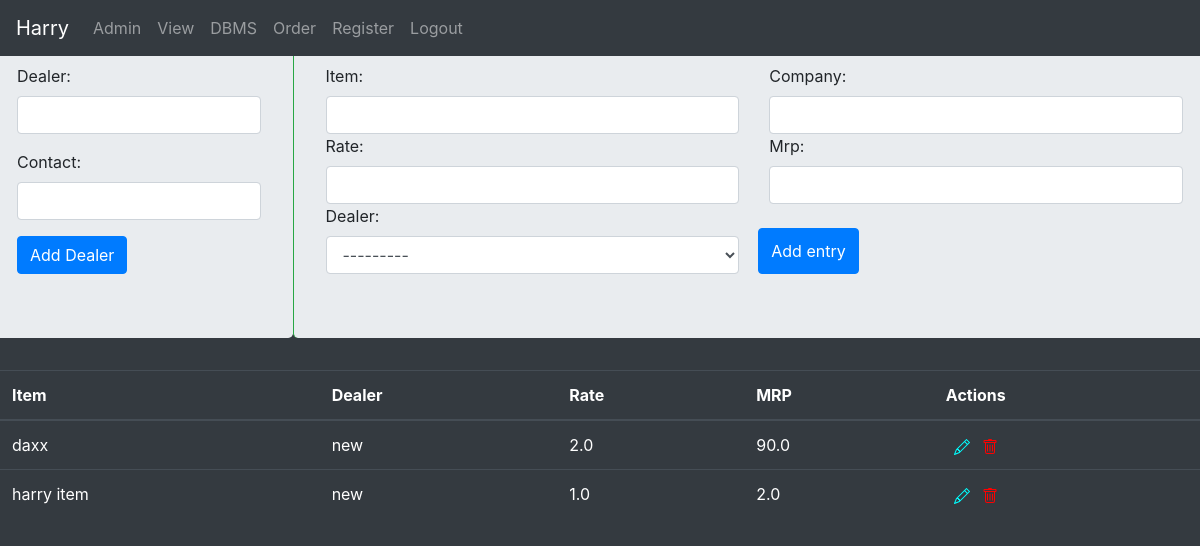
The page /harry/dbms/ (signed in) on the database its author committed.
### basicapp/models.py (models this page shows, shortened)
class UserDealers(models.Model):
    owner = models.ForeignKey(User, on_delete=models.CASCADE)
    dealer=models.CharField(max_length=200)
    contact = models.TextField(max_length=100, blank=True)
    def __str__(self):
        return self.dealer

class UserStock(models.Model):
    owner = models.ForeignKey(User, on_delete=models.CASCADE, default=None)
    dealer = models.ForeignKey(UserDealers, on_delete=models.CASCADE)
    item=models.CharField(max_length=200)
    company = models.CharField(max_length=200, blank=True, default=None)
    rate=models.FloatField(blank=True, default=None)
    mrp = models.FloatField(blank=True, default=None)

### basicapp/views.py (the view, shortened to what this page needs)
# urls.py: path('dbms/', views.dbms.as_view(), name='dbms'),
class dbms(View):
    def get(self,request,*args,**kwargs):
        if request.user.is_authenticated:
            entry_form = EntryForm(request.user, request.POST)
            dealer_form = DealerForm()
            itemlist=UserStock.objects.filter(owner__username=request.user.username).order_by('dealer','item')
            return render(request, 'basicapp/dbms.html', {'entry_form': entry_form, 'dealer_form': dealer_form,'records':itemlist})
        else:
            return render(request, 'basicapp/login.html')

### basicapp/forms.py
class EntryForm(forms.ModelForm):
    def __init__(self,user,*args, **kwargs):
        super().__init__(*args, **kwargs)
        self.fields['dealer'].queryset = UserDealers.objects.filter(owner=user)
    class Meta():
        model=UserStock
        fields = ('item', 'company', 'rate', 'mrp', 'dealer')
        widgets={
            'item': forms.TextInput(attrs={'class': 'form-control'}),
            'dealer': forms.Select(attrs={'class': 'form-control'}),
            'company': forms.TextInput(attrs={'class': 'form-control'}),
            'rate': forms.NumberInput(attrs={'class': 'form-control'}),
            'mrp': forms.NumberInput(attrs={'class': 'form-control'}),
        }

class DealerForm(forms.ModelForm):
    dealer = forms.CharField(max_length=200,widget=forms.TextInput(attrs={'class': 'form-control'}))
    contact = forms.CharField(widget=forms.TextInput(attrs={'class': 'form-control'}))
    class Meta():
        model=UserDealers
        fields=('dealer','contact')

### templates/basicapp/dbms.html (shortened to what this page needs)
{% extends 'basicapp/base.html' %}
{% block bodyblock %}
<div class="row">
<div class="col-lg-3 jumbotron">
    <form method="post" enctype="multipart/form-data">
        {{dealer_form.as_p}}
        <input type="submit" class="btn btn-primary" name="add_d" value="Add Dealer">
    </form>
</div>
<div class="jumbotron col-lg-9 border-success border-left">
    <form method="post" enctype="multipart/form-data">
        <div class="row">
        {% for field in entry_form %}
        <div class="col-lg-6">
            {{ field.label_tag }}{{ field }}
        </div>
        {% endfor %}
        <input type="submit" class="btn btn-primary mt-4 ml-1" name="add_e" value="Add entry">
        </div>
    </form>
</div></div>
{% if records %}
<div class="table-responsive-lg">
    <table class="table table-dark">
        <thead class="thread-dark">
            <th>Item</th>
            <th>Dealer</th>
            <th>Rate</th>
            <th>MRP</th>
            <th>Actions</th>
        </thead>
        {% for row in records %}
        <tr>
            <td>{{row.item}}</td>
            <td>{{row.dealer}}</td>
            <td>{{row.rate}}</td>
            <td>{{row.mrp}}</td>
            <td><a href="/edit/{{ row.id }}" class="p-2">
                </a>  <a href="/delete/{{ row.id }}"></a></td>
        </tr>
        {% endfor %}
    </table>
</div>
{% else %}
<h1>No Records Found!</h1>
{% endif %}
{% endblock bodyblock %}

### rows shown on the page
UserDealers: entry_form "---------"
UserStock: item "daxx", dealer "new", rate "2.0", mrp "90.0"
UserStock: item "harry item", dealer "new", rate "1.0", mrp "2.0"

### other values the page prints
{{ field.label_tag }} "Item:" "Company:" "Rate:" "Mrp:" "Dealer:"
